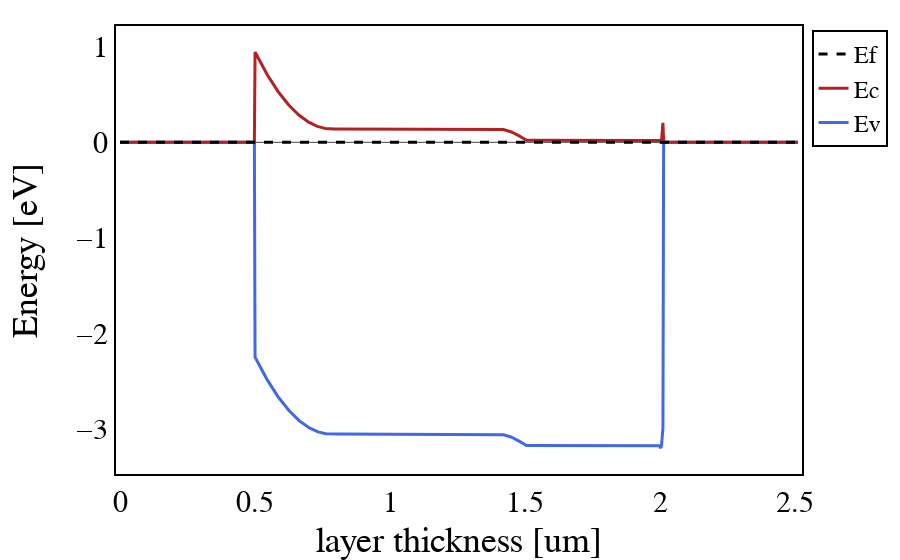

The notebook cell saved with this chart:
### Code cell
GaN_1 = mat_data.GaN(doping_type='n', doping=1e16) # Pre define materials
GaN_2 = mat_data.GaN(doping_type='n', doping=1e18) # Pre define materials
GaN_3 = mat_data.GaN(doping_type='n', doping=3e18) # Pre define materials
Ni = material.metal(work_function=5.05) # up to 5.35
Ti = mat_data.Ti

list_layers = [(0.5, Ni), (1, GaN_1), (0.5, GaN_2), (0.01, GaN_3), (0.5,Ti)] # Create a list of our layers
layers = [material.layer(*el) for el in list_layers]

device = band.band_diagram(layers=layers) # Create the Band diagram
# device.apply_voltage(volt=-3, index=0) # applies voltage to Vanadium

device.bend() # Calculate the band diagram
fig = device.plot(display_E0=False) # Display_E0 is False by default
fig.show(config=my_config)

### Figure 1 — Plotly figure (JSON) as saved in the notebook; plotly's stock layout.template omitted (floating-point values rounded to 4 significant figures; data arrays with more than 128 entries replaced by an {"elided": "..."} marker saying what was removed)
{"data": [{"line": {"color": "royalblue", "width": 3}, "name": "Ev", "type": "scatter", "x": {"elided": "1000 float values"}, "y": {"elided": "1000 float values"}}, {"line": {"color": "firebrick", "width": 3}, "name": "Ec", "type": "scatter", "x": {"elided": "1000 float values"}, "y": {"elided": "1000 float values"}}, {"line": {"color": "black", "dash": "dash", "width": 3}, "name": "Ef", "type": "scatter", "x": {"elided": "1000 float values"}, "y": {"elided": "1000 int values"}}], "layout": {"font": {"color": "black", "family": "cmr10", "size": 30}, "legend": {"bordercolor": "Black", "borderwidth": 2, "font": {"color": "black", "family": "cmr10", "size": 24}, "title": {"font": {"family": "cmr10"}}, "traceorder": "reversed"}, "margin": {"b": 90, "l": 120, "pad": 4, "r": 50, "t": 30}, "showlegend": true, "xaxis": {"gridcolor": "#d3d3d3", "griddash": "dash", "gridwidth": 1, "linecolor": "black", "linewidth": 2, "mirror": true, "showgrid": false, "showline": true, "title": {"text": "layer thickness [um]"}, "zeroline": false}, "yaxis": {"dtick": 1, "gridcolor": "Black", "gridwidth": 1, "linecolor": "black", "linewidth": 2, "mirror": true, "showgrid": false, "showline": true, "title": {"text": "Energy [eV]"}}}}
